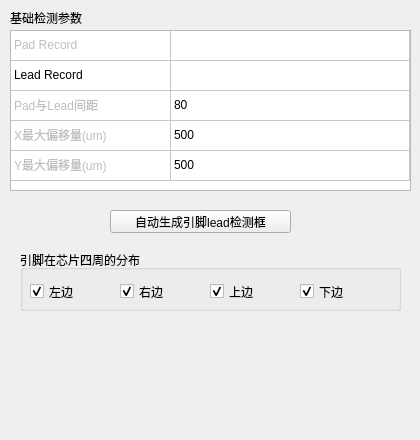
<?xml version="1.0" encoding="UTF-8"?>
<ui version="4.0">
 <class>InspLeadWidget</class>
 <widget class="EditInspWindowBaseWidget" name="InspLeadWidget">
  <property name="geometry">
   <rect>
    <x>0</x>
    <y>0</y>
    <width>420</width>
    <height>440</height>
   </rect>
  </property>
  <property name="windowTitle">
   <string>InspLeadWidget</string>
  </property>
  <widget class="QTableWidget" name="tableWidget">
   <property name="geometry">
    <rect>
     <x>10</x>
     <y>30</y>
     <width>401</width>
     <height>161</height>
    </rect>
   </property>
   <property name="rowCount">
    <number>5</number>
   </property>
   <property name="columnCount">
    <number>2</number>
   </property>
   <attribute name="horizontalHeaderVisible">
    <bool>false</bool>
   </attribute>
   <attribute name="horizontalHeaderDefaultSectionSize">
    <number>160</number>
   </attribute>
   <attribute name="horizontalHeaderStretchLastSection">
    <bool>true</bool>
   </attribute>
   <attribute name="verticalHeaderVisible">
    <bool>false</bool>
   </attribute>
   <row/>
   <row/>
   <row/>
   <row/>
   <row/>
   <column/>
   <column/>
   <item row="0" column="0">
    <property name="text">
     <string>Pad Record</string>
    </property>
    <property name="flags">
     <set>ItemIsSelectable|ItemIsDragEnabled|ItemIsUserCheckable</set>
    </property>
   </item>
   <item row="1" column="0">
    <property name="text">
     <string>Lead Record</string>
    </property>
    <property name="flags">
     <set>NoItemFlags</set>
    </property>
   </item>
   <item row="1" column="1">
    <property name="text">
     <string/>
    </property>
   </item>
   <item row="2" column="0">
    <property name="text">
     <string>Pad与Lead间距</string>
    </property>
    <property name="flags">
     <set>ItemIsSelectable|ItemIsDragEnabled|ItemIsUserCheckable</set>
    </property>
   </item>
   <item row="2" column="1">
    <property name="text">
     <string>80</string>
    </property>
   </item>
   <item row="3" column="0">
    <property name="text">
     <string>X最大偏移量(um)</string>
    </property>
    <property name="flags">
     <set>ItemIsSelectable|ItemIsDragEnabled|ItemIsUserCheckable</set>
    </property>
   </item>
   <item row="3" column="1">
    <property name="text">
     <string>500</string>
    </property>
   </item>
   <item row="4" column="0">
    <property name="text">
     <string>Y最大偏移量(um)</string>
    </property>
    <property name="flags">
     <set>ItemIsSelectable|ItemIsDragEnabled|ItemIsUserCheckable</set>
    </property>
   </item>
   <item row="4" column="1">
    <property name="text">
     <string>500</string>
    </property>
   </item>
  </widget>
  <widget class="QLabel" name="labelBasicParameter">
   <property name="geometry">
    <rect>
     <x>10</x>
     <y>10</y>
     <width>81</width>
     <height>16</height>
    </rect>
   </property>
   <property name="text">
    <string>基础检测参数</string>
   </property>
  </widget>
  <widget class="QPushButton" name="btnAutoLocateLead">
   <property name="geometry">
    <rect>
     <x>110</x>
     <y>210</y>
     <width>181</width>
     <height>23</height>
    </rect>
   </property>
   <property name="text">
    <string>自动生成引脚lead检测框</string>
   </property>
  </widget>
  <widget class="QGroupBox" name="groupBox">
   <property name="geometry">
    <rect>
     <x>20</x>
     <y>250</y>
     <width>381</width>
     <height>61</height>
    </rect>
   </property>
   <property name="title">
    <string>引脚在芯片四周的分布</string>
   </property>
   <widget class="QCheckBox" name="checkBoxLeft">
    <property name="geometry">
     <rect>
      <x>10</x>
      <y>30</y>
      <width>61</width>
      <height>23</height>
     </rect>
    </property>
    <property name="text">
     <string>左边</string>
    </property>
    <property name="checked">
     <bool>true</bool>
    </property>
   </widget>
   <widget class="QCheckBox" name="checkBoxRight">
    <property name="geometry">
     <rect>
      <x>100</x>
      <y>30</y>
      <width>61</width>
      <height>23</height>
     </rect>
    </property>
    <property name="text">
     <string>右边</string>
    </property>
    <property name="checked">
     <bool>true</bool>
    </property>
   </widget>
   <widget class="QCheckBox" name="checkBoxUp">
    <property name="geometry">
     <rect>
      <x>280</x>
      <y>30</y>
      <width>61</width>
      <height>23</height>
     </rect>
    </property>
    <property name="text">
     <string>下边</string>
    </property>
    <property name="checked">
     <bool>true</bool>
    </property>
   </widget>
   <widget class="QCheckBox" name="checkBoxDown">
    <property name="geometry">
     <rect>
      <x>190</x>
      <y>30</y>
      <width>61</width>
      <height>23</height>
     </rect>
    </property>
    <property name="text">
     <string>上边</string>
    </property>
    <property name="checked">
     <bool>true</bool>
    </property>
   </widget>
  </widget>
 </widget>
 <layoutdefault spacing="6" margin="11"/>
 <customwidgets>
  <customwidget>
   <class>EditInspWindowBaseWidget</class>
   <extends>QWidget</extends>
   <header>editinspwindowbasewidget.h</header>
   <container>1</container>
  </customwidget>
 </customwidgets>
 <resources/>
 <connections/>
</ui>
